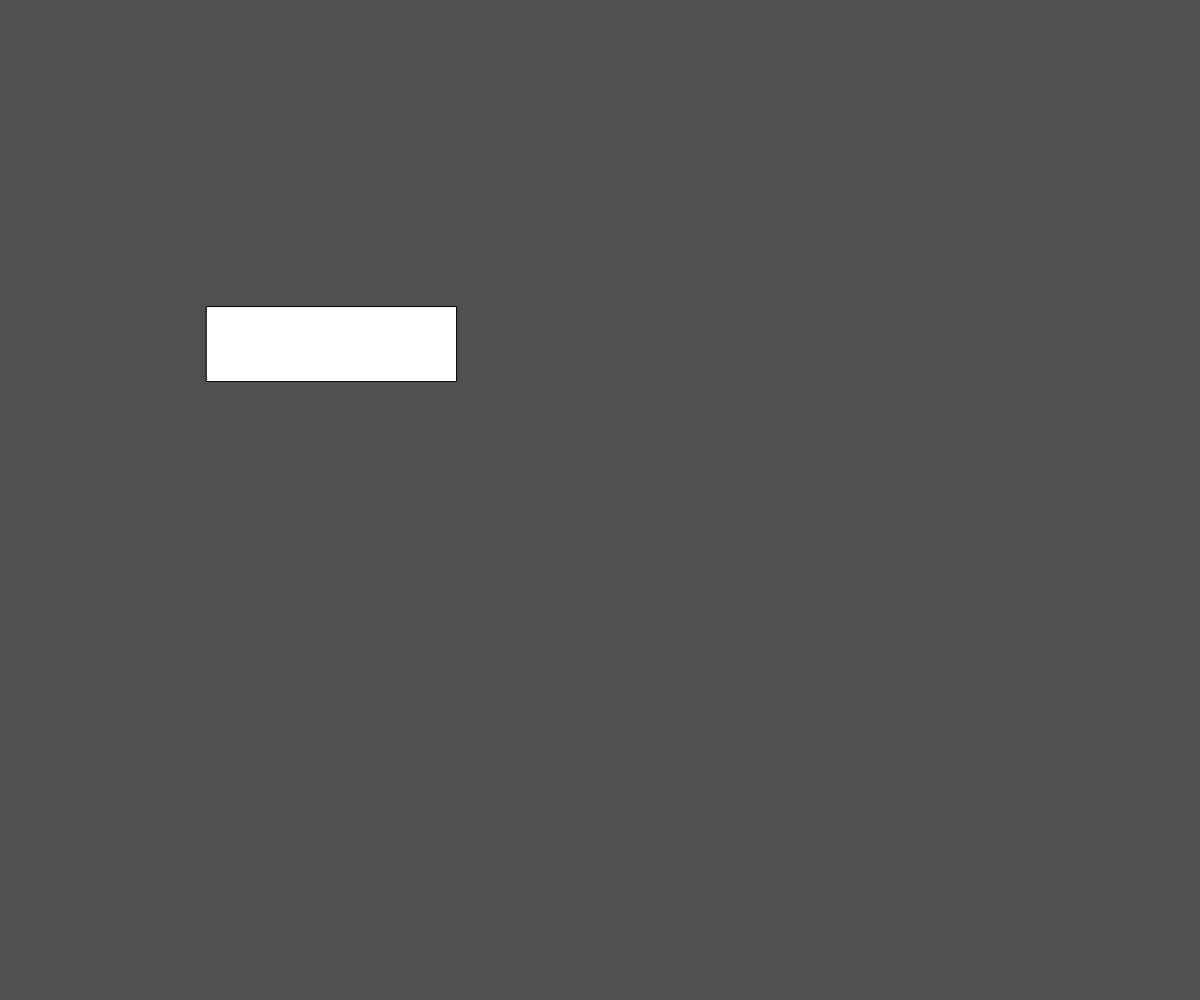
Frame 1 (no input)
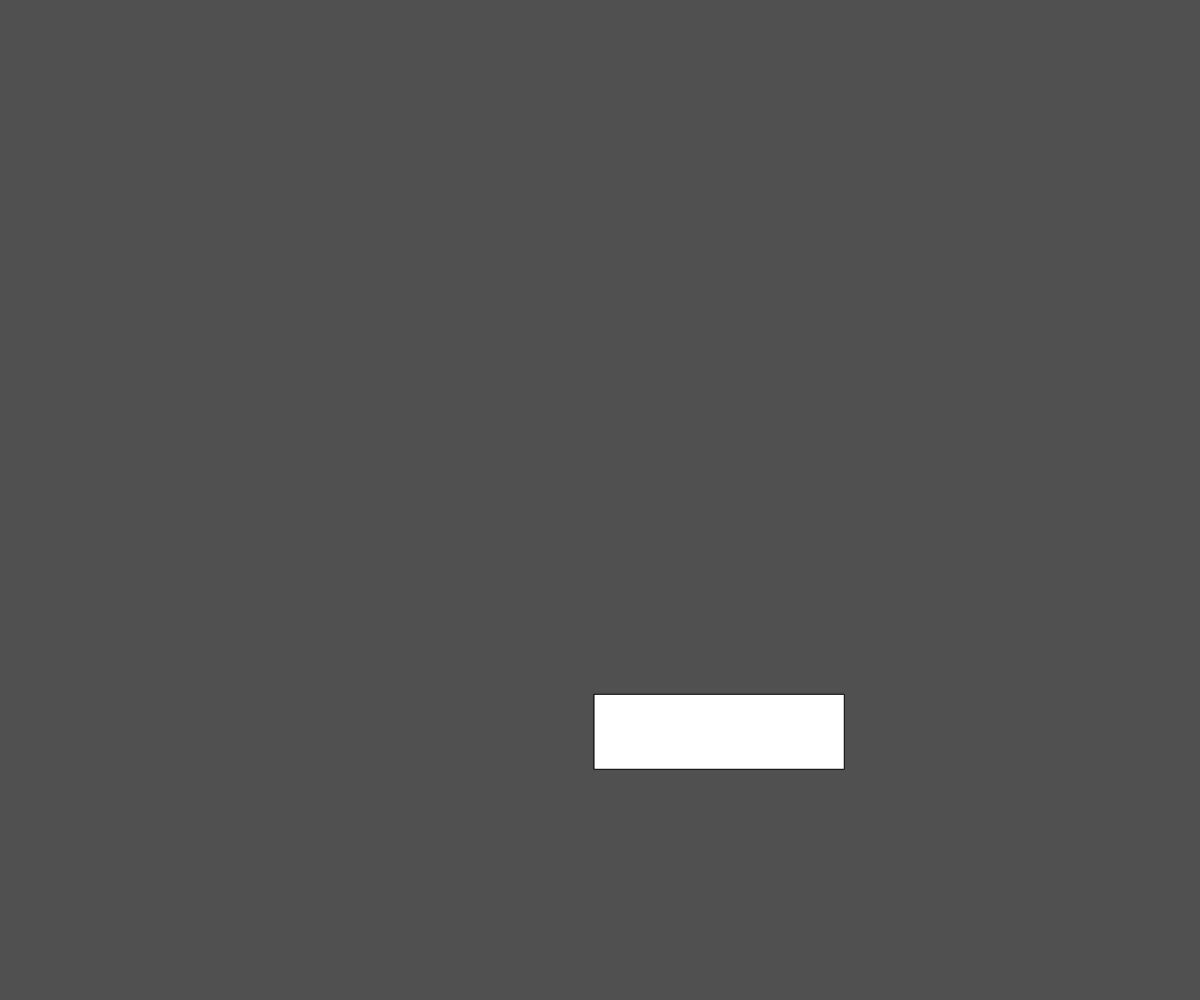
Frame 60 (no input)
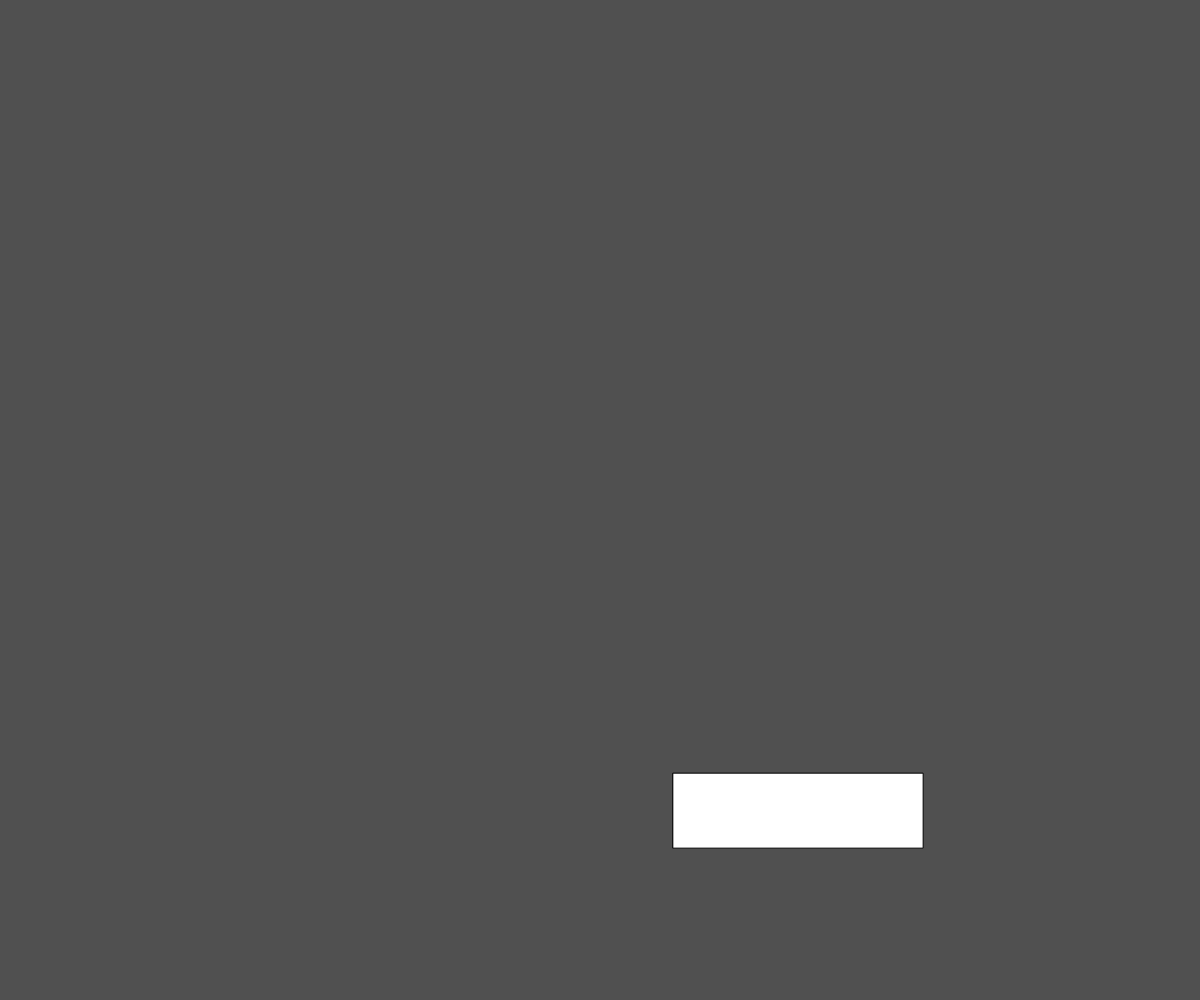
Frame 120 (the mouse pressed at the canvas centre since frame 60)

The p5.js sketch that drew these frames (run headless with seeded random() and noise() and a simulated clock; from frame 60 on, the mouse is pressed at the canvas centre):

// p5.js sketch
// ── sketch.js
// Bouncing Box
// Marcus Cheecham
// March 11th 2025

let x = 200;
let y = 300;
let speed;

function setup() {
  createCanvas(windowWidth, windowHeight);
  speed = random(3,8);
}

function draw() {
  posCalc();
  background(80);
  rect(x, y, 250, 75);
}

function posCalc() {
  // Adds speed to x, y position

  x+= speed;
  y+= speed;
  
  // Inverts the speed to go left, then right ONCE it hits a wall

  if (y >= height-75 || y <= 0) {
    speed = speed * -1;
  }
  if (x >= width-250 || x <= 0) {
    speed = speed * -1;
  }
}
